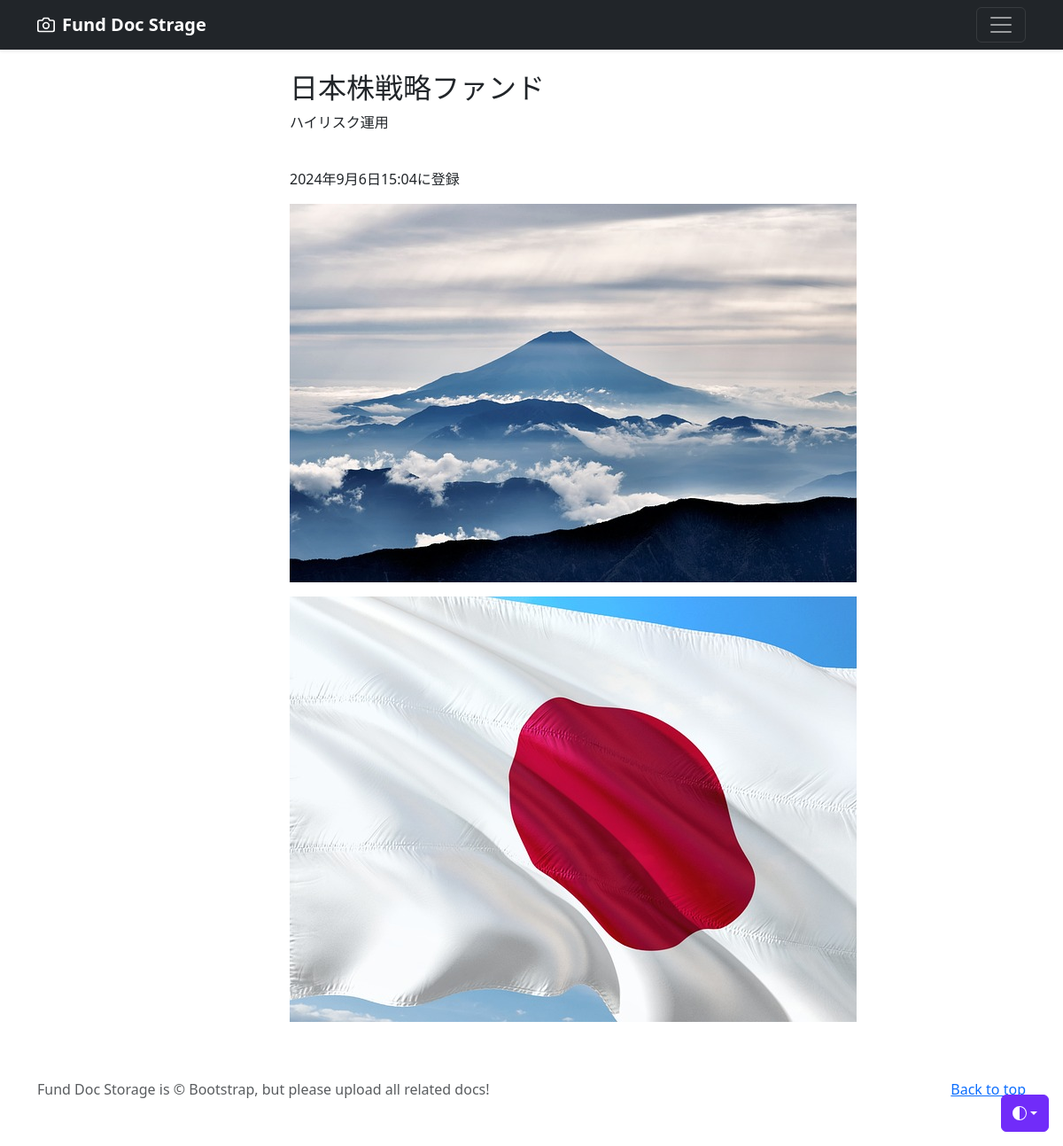
/doc-detail/2 (signed in), run on the app's committed database.
### doc/models.py (models this page shows, shortened)
class PhotoData(models.Model):
    user = models.ForeignKey(
        CustomUser,
        verbose_name='ユーザー',
        on_delete=models.CASCADE
        )
    category = models.ForeignKey(
        Category,
        verbose_name='カテゴリ',
        on_delete=models.PROTECT
        )
    title = models.CharField(
        verbose_name='タイトル', # フィールドのタイトル
        max_length=200        # 最大文字数は200
        )
    comment = models.TextField(
        verbose_name='コメント',  # フィールドのタイトル
        )
    image1 = models.ImageField(
        verbose_name='イメージ1',# フィールドのタイトル
        upload_to = 'photos'   # MEDIA_ROOT以下のphotosにファイルを保存
        )
    image2 = models.ImageField(
        verbose_name='イメージ2',# フィールドのタイトル
        upload_to = 'photos',  # MEDIA_ROOT以下のphotosにファイルを保存
        blank=True,            # フィールド値の設定は必須でない
        null=True              # データベースにnullが保存されることを許容
        )
    posted_at = models.DateTimeField(
        verbose_name='登録日時', # フィールドのタイトル
        auto_now_add=True       # 日時を自動追加
        )

### doc/views.py (the view)
# urls.py: path('doc-detail/<int:pk>', views.DetailView.as_view(), name = 'doc_detail'),
class DetailView(DetailView):
    template_name ='detail.html'
    model = PhotoData

### doc/templates/detail.html (shortened to what this page needs)
{% extends 'base.html' %}
      {% block contents %}
      <br>
      <div class="container">
        <div class="row">
          <div class="col offset-3">
            <h2>{{ object.title }}</h2>
            <p>{{ object.comment }}</p>
            <br>
            <p>{{ object.posted_at }}に登録</p>
            <p><img src="{{ object.image1.url }}"></img></p>
            {% if object.image2 %}
              <p><img src="{{ object.image2.url }}"></img></p>
            {% endif %}
      {% endblock %}

### data on the page
PhotoData: title "日本株戦略ファンド", comment "ハイリスク運用", posted_at "2024年9月6日15:04", image1 (picture), image2 (picture)
